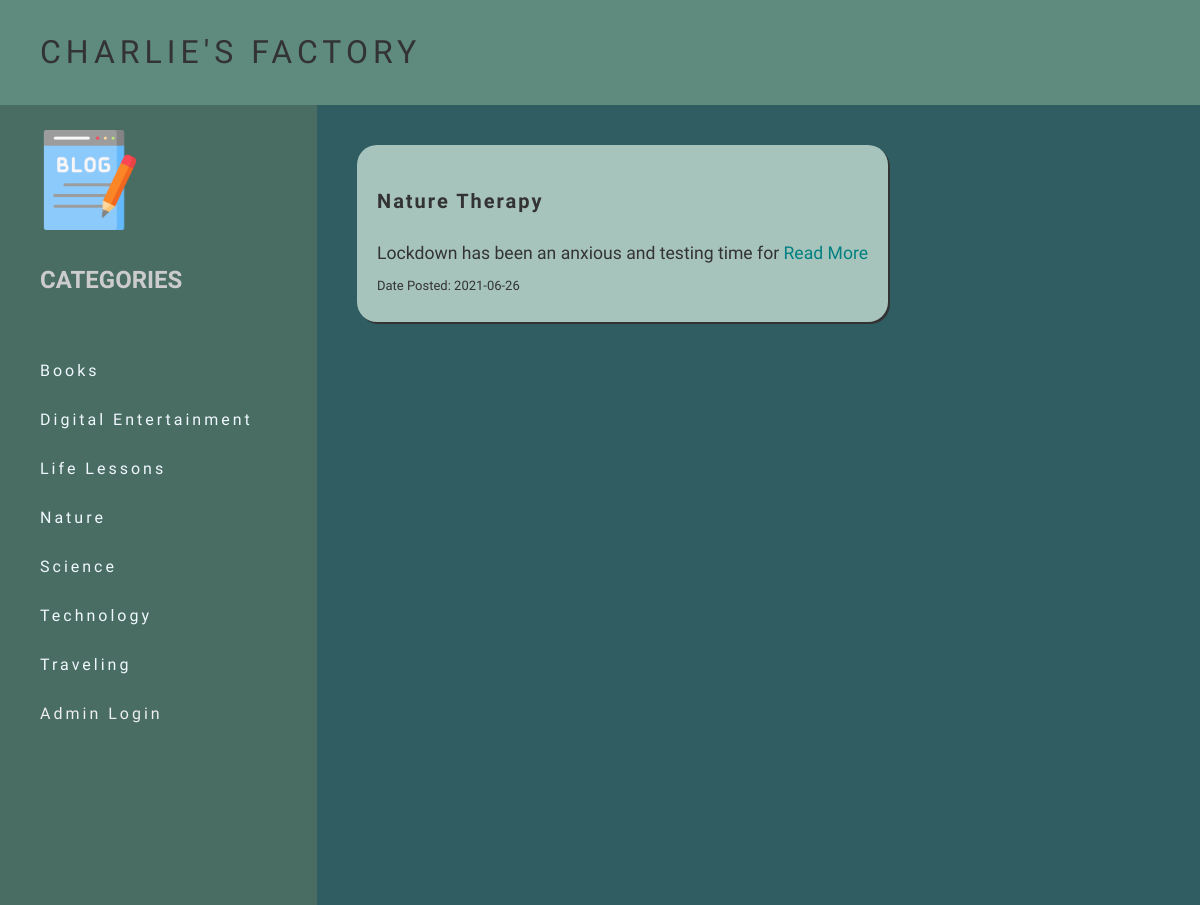
Screenshot of /?category_id=1 with the database file from the repository.
### tables this page shows
CREATE TABLE `categories` (
  `id` int(11) NOT NULL,
  `category_name` varchar(255) NOT NULL
);

CREATE TABLE `articles` (
  `article_id` int(11) NOT NULL,
  `category_id` int(11) NOT NULL,
  `title` text NOT NULL,
  `summary` text NOT NULL,
  `content` text NOT NULL,
  `post_date` date NOT NULL
);

### index.php (the view, shortened to what this page needs)
<?php include('db_conn.php') ?>
<!DOCTYPE html>
<html lang="en">
    <head>
        <link rel="stylesheet" href="assets/style.css">
    </head>
    <body>
        <header>
            <a href="index.php" class="logo">CHARLIE'S FACTORY</a>
        </header>
        <div class="body">
            <?php include('sidebar.php') ?>
            <div class="main-content">
                <?php
                    if(!empty($_GET["category_id"]))
                    {
                        $id = $_GET['category_id'];
                        $query = "SELECT * from articles where category_id = $id;";
                        $res = mysqli_query($conn, $query);
                        while($row = mysqli_fetch_array($res, MYSQLI_ASSOC)){
                            ?>
                            <div class="page">
                                <h3><?php echo $row['title'] ?></h3>
                                <div class='summary'>
                                    <?php echo $row['summary'] ?>
                                    <a href="display_article.php?article_id=<?php echo $row['article_id']?>">Read More</a>
                                </div>
                                <span> Date Posted: <?php echo $row['post_date'] ?></span>
                            </div>
                            <?php
                        }
                    }
                    ?>
            </div>
        </div>
    </body>
</html>

### sidebar.php
<?php include('db_conn.php') ?>
<nav class="side-bar">
    <div class="user-p">
        <img src="images/blog.png">
        <h4>CATEGORIES</h4>
    </div>
    <ul class="list">
        <?php
            $qry = "SELECT * FROM categories;";
            $result = mysqli_query($conn, $qry);
            $resultCheck = mysqli_num_rows($result);
            $row = mysqli_fetch_all($result, MYSQLI_ASSOC);
            if($resultCheck > 0){
                foreach($row as $categories){
                    ?>
                    <li >
                        <a style="color:aliceblue" href='?category_id=<?php echo $categories['id']?>'>
                            <span><?php echo $categories['category_name'] ?></span>
                        </a>
                    </li>
                    <?php
                }
            }
        ?>
        <li>
            <a href="admin_login.php">Admin Login</a>
        </li>
    </ul>
</nav>

### assets/style.css (style rules this page uses)
body { background-color: #2F5D62; margin: 0; padding: 0; box-sizing: border-box; font-family: 'Cantora One', sans-serif; }
header { overflow: hidden; background-color: #5E8B7E; padding: 20px; }
header a { float: left; color: #333; text-align: center; padding: 20px; text-decoration: none; font-size: 2em; line-height: 25px; border-radius: 4px; letter-spacing: 5px; }
.user-p { padding-left: 40px; padding-top: 25px; }
.user-p img { width: 100px; }
.user-p h4 { color: #ccc; font-size: 1.5em; }
.body { display: flex; }
.side-bar { width: 317px; background: #496d63; min-height: 100vh; transition: 500ms width; }
.side-bar ul { padding: 20px; list-style-type: none; }
.side-bar ul li { font-size: 16px; padding: 15px 0px; padding-left: 20px; transition: 500ms; white-space: nowrap; overflow: hidden; text-overflow: ellipsis; }
.side-bar ul li a { text-decoration: none; color: #eee; cursor: pointer; letter-spacing: 3px; }
.page { padding: 20px; line-height: 2em; font-size: 16px; }
.side-bar { width: 317px; background: #496d63; min-height: 100vh; transition: 500ms; }
.main-content { padding: 40px; }

### index.php (style rules this page uses)
.page { padding: 20px; line-height: 2em; font-size: 16px; background-color: #A7C4BC; border-radius: 20px; margin-bottom: 70px; box-shadow: 2px 2px #333; color: #333; }
.page h3 { letter-spacing: 2px; font-size: 20px; }
.page span { font-size: 13px; }
.summary { font-size: 1.1em; }
.summary a { color:teal; text-decoration: none; }
.main-content { padding: 40px; }

### rows the page displays
categories: category_name "Books"
categories: category_name "Digital Entertainment"
categories: category_name "Life Lessons"
categories: category_name "Nature"
categories: category_name "Science"
categories: category_name "Technology"
categories: category_name "Traveling"
articles: title "Nature Therapy", summary "Lockdown has been an anxious and testing time for", post_date "2021-06-26"
